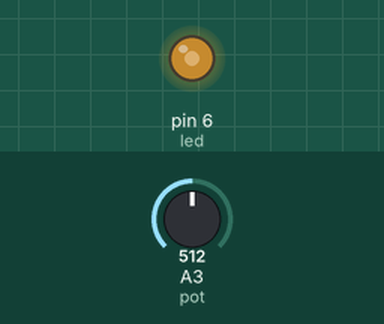
Bench run of a sketch on a simulated Arduino Uno, built with avr-gcc and run on an emulated ATmega328P. On the bench: output pins drawn as LEDs (lit = HIGH). The inputs (shaded band) are chosen by the test bench; at power-on: A3 (pot) = 512.

Above: at 1.2 s.
1.3 s: A3 (pot) set to 716
At 1.8 s:
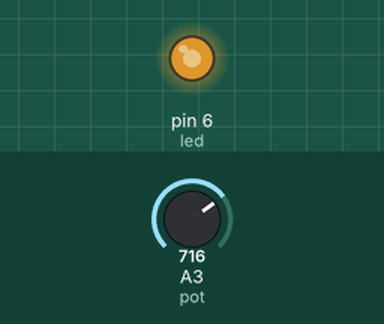
2.8 s: A3 (pot) set to 900
At 4.0 s:
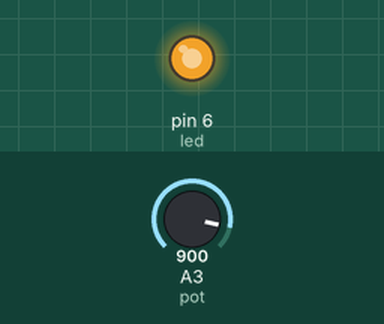
4.3 s: A3 (pot) set to 122
At 5.1 s:
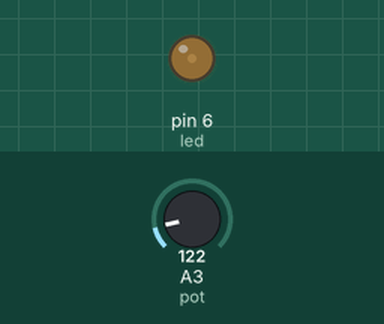
5.8 s: A3 (pot) set to 0
At 6.6 s:
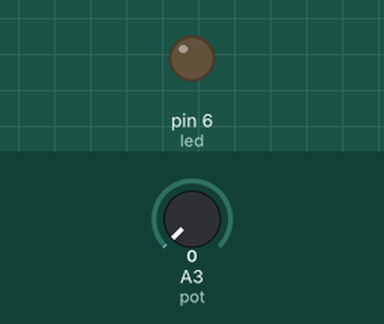
Timing chart, 0 to 8.3 s (numbered marks = the images above; inputs shaded):
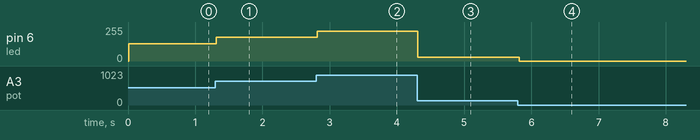

The sketch:

IntensidadeLed.ino
```cpp
int pot = 3;
int led = 6;

void setup() {
  pinMode(led,OUTPUT);
}

void loop() {
  int valor = analogRead(pot);
  delay(10);

  analogWrite(led, valor/4);
}
```

Measured:
- after the input at 1.3 s, pin 6 (led): 128/255 → 179/255 at once
- after the input at 2.8 s, pin 6 (led): 179/255 → 225/255 at once
- after the input at 4.3 s, pin 6 (led): 225/255 → 30/255 at once
- after the input at 5.8 s, pin 6 (led): 30/255 → 0/255 at once
